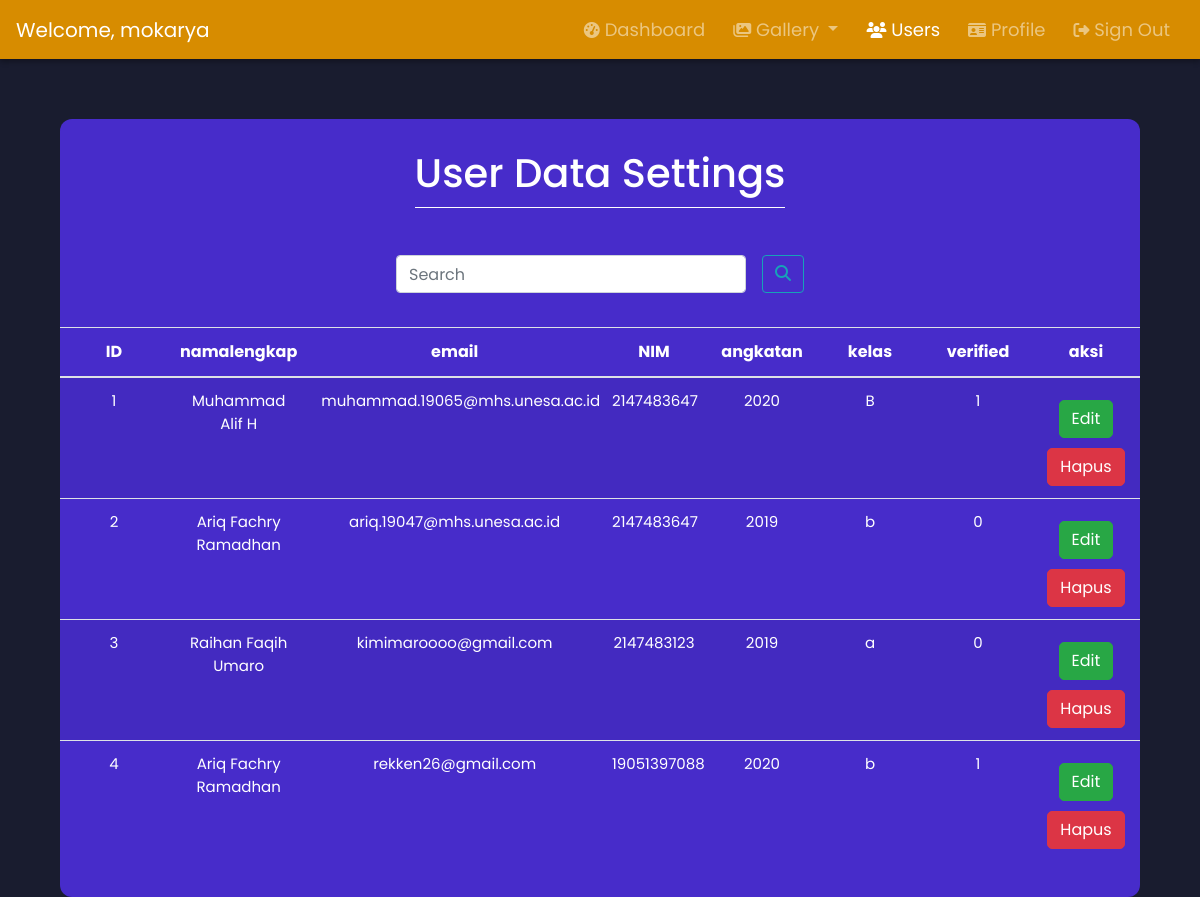
The page /User_Regist/admin-usersConfig (signed in) on the database its author committed.
### tables this page shows
CREATE TABLE `users` (
  `id` int(11) NOT NULL,
  `namalengkap` varchar(100) NOT NULL,
  `email` varchar(200) NOT NULL,
  `nim` bigint(20) NOT NULL,
  `angkatan` year(4) NOT NULL,
  `kelas` varchar(2) NOT NULL,
  `verified` tinyint(4) NOT NULL,
  `token` varchar(100) NOT NULL,
  `password` varchar(255) NOT NULL,
  `usertype` varchar(20) NOT NULL
);

### User_Regist/admin-usersConfig.php (the view, shortened to what this page needs)
<?php
    include 'header-admin.php';
?>
<section>
<div class="container mw-100 animwo" id="box" style=" color:white; padding-top: 30px; margin-top: 60px; width:90%; padding-left:0; padding-right:0">
    <div class="row justify-content-md-center">
        <div class="col-md-auto">
            <h1 style="text-align: center;" class="fadeInUp">User Data Settings</h1>
            <hr style="border-top: 1px solid white; margin-bottom: 15px; margin-top: 10px">
            <br>
        </div>
    </div>
        <div class="row justify-content-md-center">
            <form action="" method="POST">
                <div class="d-flex bd-highlight mb-3">
                    <div class="p-2 bd-highlight">
                        <input name="cari" autofocus autocomplete="off" class="form-control mr-sm-2" type="search" placeholder="Search" aria-label="Search">
                    </div>
                    <div class="p-2 bd-highlight">
                        <button name="btn-cari"class="btn btn-outline-info my-2 my-sm-0" type="submit" style="width: fit-content;"><i class="fas fa-search"></i></button>
                    </div>
                </div>
        </div>
                <div class="table-responsive" >
                    <table class="table table-striped table-image">
                        <thead >
                            <tr>
                                <th scope="col">ID</th>
                                <th scope="col">namalengkap</th>
                                <th scope="col">email</th>
                                <th scope="col">NIM</th>
                                <th scope="col">angkatan</th>
                                <th scope="col">kelas</th>
                                <th scope="col">verified</th>
                                <th scope="col">aksi</th>
                            </tr>
                        </thead>
                        <tbody>
                        <?php
                            $query = "SELECT * FROM users WHERE usertype = 'user'  ORDER BY id ASC";
                            $result = mysqli_query($conn, $query);
                            $ID = 1;
                            while($row = mysqli_fetch_assoc($result))
                            {
                        ?>
                            <tr>
                            <td class="td-sm sm-font"><?php echo $ID; ?></td>
                            <td class="td-sm sm-font"><?php echo $row['namalengkap']; ?></td>
                            <td style="width:fit-content" class="sm-font"><abbr title="<?php echo $row['email']; ?>" style="border: none; text-decoration: none;"><?php echo substr($row['email'], 0 ,31); ?></abbr></td>
                            <td class="td-sm sm-font"><?php echo $row['nim']; ?></td>
                            <td class="td-sm sm-font"><?php echo $row['angkatan']; ?></td>
                            <td class="td-sm sm-font"><?php echo $row['kelas']; ?></td>
                            <td class="td-sm sm-font"><?php echo $row['verified']; ?></td>
                            <td class="td-sm sm-font">
                            <a href="admin-user-edit?id=<?php echo $row['id']; ?>" style="text-decoration:none"> <button name="edit-pass-btn" type="submit" class="btn btn-success" data-toggle="modal" data-target="#exampleModal" style="margin-top: 10px; border-radius: 5px; width:fit-content" >Edit</button></a>
                            <a href="admin-user-hapus-proses?id=<?php echo $row['id']; ?>" style="text-decoration:none" onclick="return confirm('Anda yakin akan menghapus data ini?')"><button name="edit-pass-btn" type="submit" class="btn btn-danger" data-toggle="modal" data-target="#exampleModal" style="margin-top: 10px; border-radius: 5px; width:fit-content">Hapus</button></a>
                            </td>
                            </tr>
                            <?php
                                $ID++;
                                }
                            ?>
                        </tbody>
                    </table>
                </div>
    </div>
</html>

### src/css/dashboard_admin.css (style rules this page uses)
* { margin: 0; padding: 0; box-sizing: border-box; font-family: 'Poppins', sans-serif; }
body, html { height: 100%; scroll-behavior: smooth; background-color: #191c2f; }
.sm-font { font-size: 15px; }
input { width: 20%; margin-bottom: 10px; }
#box { background-color: #472CCA; width: 90%; padding: 20px; border-radius: 12px; }
td, th { vertical-align: middle; }
th, tr, td { color: white; text-align: center; }
tr td { max-width: 50px; }
.td-sm { width: 10%; }
.btn { min-width: 60% !important; width: 60%; max-width: 100%; }
.fadeInUp { animation: fadeInUp 2s ease; }
.animwo { animation: opac 4s ease; transition: transform .4s ; }

### rows shown on the page
users: namalengkap "Muhammad Alif H", email "muhammad.19065@mhs.unesa.ac.id", nim "2147483647", angkatan "2020", kelas "B", verified "1"
users: namalengkap "Ariq Fachry Ramadhan", email "ariq.19047@mhs.unesa.ac.id", nim "2147483647", angkatan "2019", kelas "b", verified "0"
users: namalengkap "Raihan Faqih Umaro", email "kimimaroooo@gmail.com", nim "2147483123", angkatan "2019", kelas "a", verified "0"
users: namalengkap "Ariq Fachry Ramadhan", email "rekken26@gmail.com", nim "19051397088", angkatan "2020", kelas "b", verified "1"

### other values the page prints
$_SESSION['namalengkap'] "mokarya"
